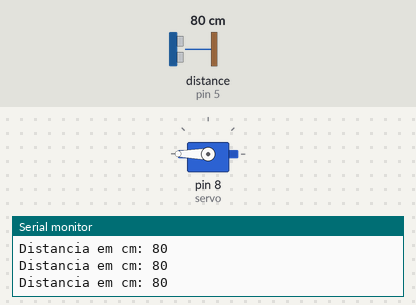
Recording of a sketch running on a simulated Arduino Uno, built with avr-gcc and run on an emulated ATmega328P. On the bench: servo, the last lines printed to the serial monitor. The inputs (shaded band) are chosen by the test bench; at power-on: distance to the obstacle (sensor on pin 5) 80 cm.

Above: at 1.3 s.
1.4 s: distance to the obstacle (sensor on pin 5) set to 53 cm
2.9 s: distance to the obstacle (sensor on pin 5) set to 47 cm
At 3.4 s:
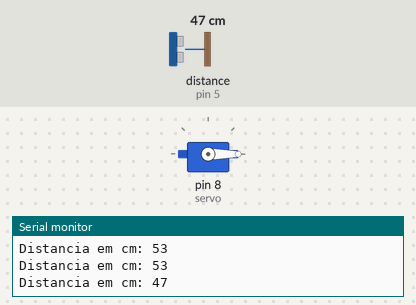
4.5 s: distance to the obstacle (sensor on pin 5) set to 60 cm
At 5.1 s:
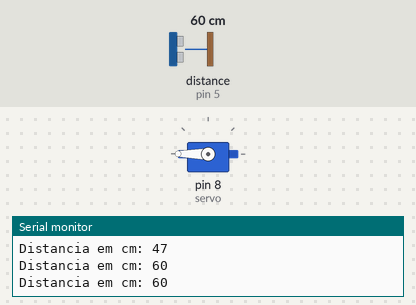
7.5 s: distance to the obstacle (sensor on pin 5) set to 18 cm
At 8.3 s:
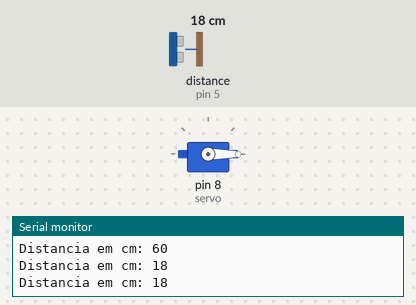
Timing chart, 0 to 10.0 s (numbered marks = the images above; inputs shaded):
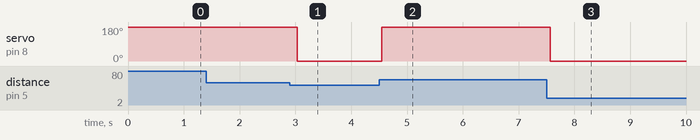

Measured:
- the behaviour switches between 50 and 49 cm on distance to the obstacle (sensor on pin 5) (found by bisection; images 0 and 1)
- after the input at 2.9 s, servo on pin 8 (servo): 180° → 0° after 0.13 s
- after the input at 4.5 s, servo on pin 8 (servo): 0° → 180° after 0.05 s
- after the input at 7.5 s, servo on pin 8 (servo): 180° → 0° after 0.07 s

The sketch:

codigoIOT.ino
```cpp
#include <Ultrasonic.h>
#include <Servo.h>

Servo servo;

Ultrasonic ultrasonic(4, 5);
int distance;


void setup() {
  Serial.begin(9600);
  servo.attach(8);
}

void loop() {
  distance = ultrasonic.read();
  Serial.print("Distancia em cm: ");
  Serial.println(distance);
  if(distance < 50)
  {
    for(int i=0; i<90; i++)
    servo.write(0);
  }
  else
  {
    servo.write(180);
  }
  delay(500);
}
```
